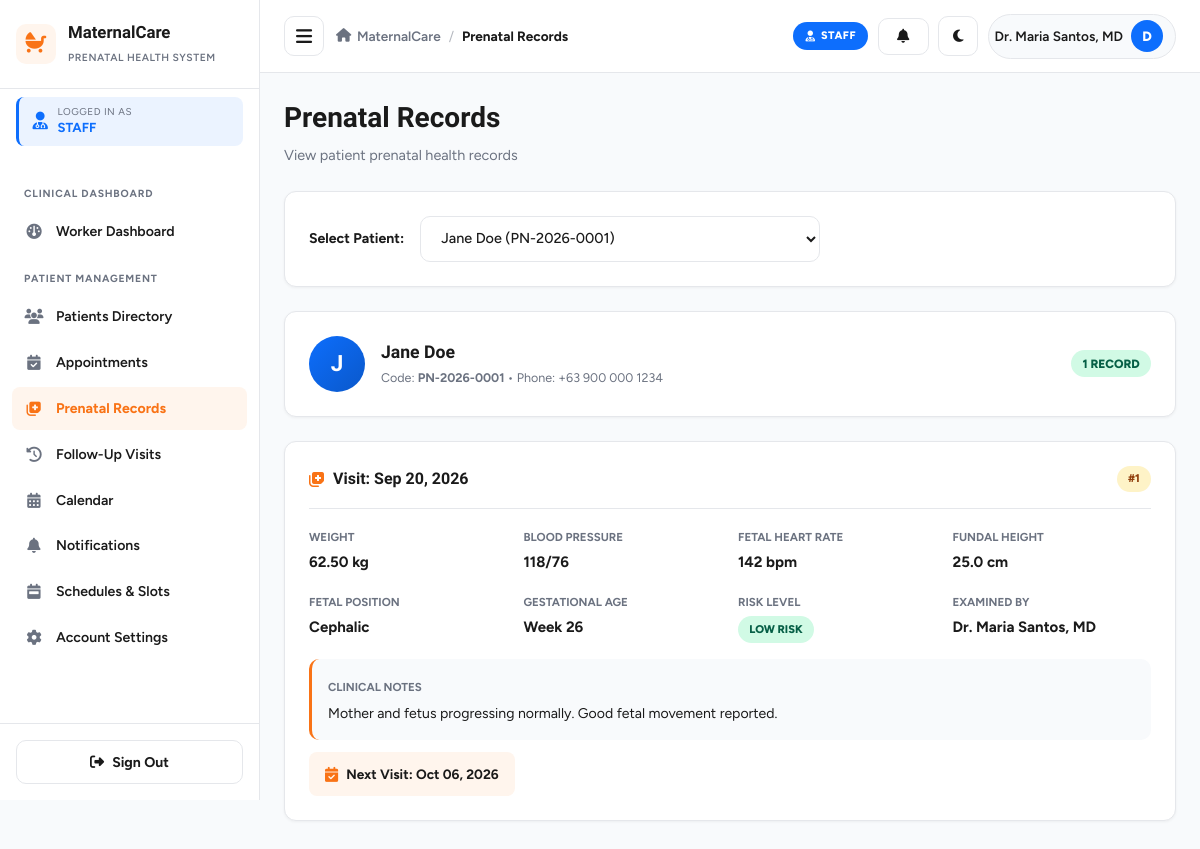
The page /worker/prenatal_records.php?patient_id=1 (signed in) on the database its author committed.
### tables this page shows
CREATE TABLE IF NOT EXISTS `patients` (
    `id` INT AUTO_INCREMENT PRIMARY KEY,
    `user_id` INT NOT NULL,
    `patient_code` VARCHAR(20) NOT NULL UNIQUE,
    `dob` DATE DEFAULT NULL,
    `address` TEXT DEFAULT NULL,
    `blood_type` VARCHAR(5) DEFAULT 'A+',
    `emergency_contact_name` VARCHAR(100) DEFAULT NULL,
    `emergency_contact_phone` VARCHAR(20) DEFAULT NULL,
    `lmp` DATE DEFAULT NULL,
    `edd` DATE DEFAULT NULL,
    `gravida` INT DEFAULT 1,
    `para` INT DEFAULT 0,
    `abortus` INT DEFAULT 0,
    `medical_history` TEXT DEFAULT NULL,
    `created_at` TIMESTAMP DEFAULT CURRENT_TIMESTAMP,
    FOREIGN KEY (`user_id`) REFERENCES `users`(`id`) ON DELETE CASCADE
);

CREATE TABLE IF NOT EXISTS `users` (
    `id` INT AUTO_INCREMENT PRIMARY KEY,
    `username` VARCHAR(50) NOT NULL UNIQUE,
    `email` VARCHAR(100) NOT NULL UNIQUE,
    `password` VARCHAR(255) NOT NULL,
    `role` ENUM('patient', 'healthcare_worker', 'admin') NOT NULL DEFAULT 'patient',
    `full_name` VARCHAR(100) NOT NULL,
    `phone` VARCHAR(20) DEFAULT NULL,
    `status` ENUM('active', 'inactive', 'archived') NOT NULL DEFAULT 'active',
    `address` TEXT DEFAULT NULL,
    `avatar` VARCHAR(255) DEFAULT NULL,
    `room` VARCHAR(100) DEFAULT NULL,
    `deleted_at` TIMESTAMP NULL DEFAULT NULL,
    `created_at` TIMESTAMP DEFAULT CURRENT_TIMESTAMP,
    `updated_at` TIMESTAMP DEFAULT CURRENT_TIMESTAMP ON UPDATE CURRENT_TIMESTAMP
);

CREATE TABLE IF NOT EXISTS `prenatal_records` (
    `id` INT AUTO_INCREMENT PRIMARY KEY,
    `patient_id` INT NOT NULL,
    `appointment_id` INT DEFAULT NULL,
    `healthcare_worker_id` INT NOT NULL,
    `visit_date` DATE NOT NULL,
    `gestational_age_weeks` INT NOT NULL DEFAULT 4,
    `weight_kg` DECIMAL(5,2) DEFAULT NULL,
    `systolic_bp` INT DEFAULT NULL,
    `diastolic_bp` INT DEFAULT NULL,
    `fundal_height_cm` DECIMAL(4,1) DEFAULT NULL,
    `fetal_heart_rate` INT DEFAULT NULL,
    `fetal_presentation` VARCHAR(50) DEFAULT 'Cephalic',
    `edema` ENUM('none', 'mild', 'moderate', 'severe') DEFAULT 'none',
    `urine_protein` VARCHAR(20) DEFAULT 'Negative',
    `urine_sugar` VARCHAR(20) DEFAULT 'Negative',
    `hemoglobin_level` DECIMAL(4,1) DEFAULT NULL,
    `vitamins_prescribed` TEXT DEFAULT NULL,
    `iron_folic_given` VARCHAR(255) DEFAULT NULL,
    `tetanus_vaccine_given` VARCHAR(100) DEFAULT NULL,
    `risk_assessment` ENUM('low_risk', 'moderate_risk', 'high_risk') DEFAULT 'low_risk',
    `clinical_notes` TEXT DEFAULT NULL,
    `next_visit_date` DATE DEFAULT NULL,
    `created_at` TIMESTAMP DEFAULT CURRENT_TIMESTAMP,
    FOREIGN KEY (`patient_id`) REFERENCES `patients`(`id`) ON DELETE CASCADE,
    FOREIGN KEY (`appointment_id`) REFERENCES `appointments`(`id`) ON DELETE SET NULL,
    FOREIGN KEY (`healthcare_worker_id`) REFERENCES `users`(`id`) ON DELETE RESTRICT
);

### config/config.php (called while the page is built, shortened)
<?php
function sanitize($data) {
    return htmlspecialchars(trim((string)$data), ENT_QUOTES, 'UTF-8');
}
function formatDate($dateStr, $format = 'M d, Y') {
    return date($format, strtotime($dateStr));
}

### worker/prenatal_records.php (the view, shortened to what this page needs)
<?php
require_once __DIR__ . '/../config/config.php';
$selectedPatientId = (int)($_GET['patient_id'] ?? 0);
try {
    $db = getDB();
    $stmt = $db->prepare("
        SELECT DISTINCT p.id, p.patient_code, u.full_name
        FROM patients p
        JOIN users u ON p.user_id = u.id
        JOIN prenatal_records pr ON pr.patient_id = p.id
        ORDER BY u.full_name ASC
    ");
    $stmt->execute();
    $patients = $stmt->fetchAll();
    $records = [];
    $selectedPatient = null;
    if ($selectedPatientId > 0) {
        $stmt = $db->prepare("
            SELECT p.*, u.full_name, u.phone
            FROM patients p
            JOIN users u ON p.user_id = u.id
            WHERE p.id = ?
        ");
        $stmt->execute([$selectedPatientId]);
        $selectedPatient = $stmt->fetch();
        if ($selectedPatient) {
            $stmt = $db->prepare("
                SELECT pr.*, u.full_name as examiner_name
                FROM prenatal_records pr
                LEFT JOIN users u ON pr.healthcare_worker_id = u.id
                WHERE pr.patient_id = ?
                ORDER BY pr.visit_date DESC, pr.created_at DESC
            ");
            $stmt->execute([$selectedPatientId]);
            $records = $stmt->fetchAll();
        }
    }
} catch (Exception $e) {
    die("Error loading prenatal records: " . $e->getMessage());
}
include __DIR__ . '/../includes/header.php';
?>
<div class="page-header">
    <div class="page-title">
        <h1>Prenatal Records</h1>
        <p>View patient prenatal health records</p>
    </div>
</div>
<div class="dashboard-card" style="padding:1.5rem; margin-bottom:1.5rem;">
    <form method="GET" action="" style="display:flex; gap:1rem; flex-wrap:wrap; align-items:center;">
        <label style="font-weight:700; font-size:0.88rem;">Select Patient:</label>
        <select name="patient_id" class="form-control" style="max-width:400px;" onchange="this.form.submit()">
            <?php foreach ($patients as $p): ?>
                <option value="<?php echo (int)$p['id']; ?>" <?php echo $selectedPatientId === (int)$p['id'] ? 'selected' : ''; ?>>
                    <?php echo sanitize($p['full_name']); ?> (<?php echo sanitize($p['patient_code']); ?>)
                </option>
            <?php endforeach; ?>
        </select>
    </form>
</div>
<?php if ($selectedPatient): ?>
    <div class="dashboard-card" style="padding:1.5rem; margin-bottom:1.5rem;">
        <div style="display:flex; align-items:center; gap:1rem;">
            <div style="
                width:56px; height:56px; border-radius:50%;
                background: linear-gradient(135deg, #0d6efd 0%, #0a58ca 100%);
                color:#fff; display:flex; align-items:center; justify-content:center;
                font-family:'Bricolage Grotesque', sans-serif;
                font-size:1.4rem; font-weight:800;
                flex-shrink:0;
            ">
                <?php echo strtoupper(substr($selectedPatient['full_name'], 0, 1)); ?>
            </div>
            <div>
                <h3 style="margin:0; font-size:1.1rem;"><?php echo sanitize($selectedPatient['full_name']); ?></h3>
                <small class="text-muted">
                    Code: <strong><?php echo sanitize($selectedPatient['patient_code']); ?></strong> &bull;
                    Phone: <?php echo sanitize($selectedPatient['phone'] ?? 'N/A'); ?>
                </small>
            </div>
            <span class="badge badge-confirmed" style="margin-left:auto; font-size:0.75rem;">
                <?php echo count($records); ?> record<?php echo count($records) != 1 ? 's' : ''; ?>
            </span>
        </div>
    </div>
    <?php if (count($records) > 0): ?>
        <?php foreach ($records as $index => $record): ?>
            <div class="dashboard-card" style="padding:1.5rem; margin-bottom:1rem;">
                <div style="display:flex; justify-content:space-between; align-items:center; margin-bottom:1rem; padding-bottom:1rem; border-bottom:1px solid var(--border-color);">
                    <h4 style="margin:0; font-size:1rem; display:flex; align-items:center; gap:0.5rem;">
                        <i class="fa-solid fa-notes-medical text-primary"></i>
                        Visit: <?php echo formatDate($record['visit_date'] ?? $record['created_at']); ?>
                    </h4>
                    <span class="badge badge-pending" style="font-size:0.7rem;">#<?php echo count($records) - $index; ?></span>
                </div>
                <div style="display:grid; grid-template-columns: repeat(auto-fit, minmax(160px, 1fr)); gap:1rem;">
                    <div>
                        <small class="text-muted" style="font-size:0.72rem; font-weight:700; text-transform:uppercase;">Weight</small>
                        <p style="margin:0.25rem 0 0 0; font-weight:700;"><?php echo sanitize($record['weight_kg'] ?? 'N/A'); ?> kg</p>
                    </div>
                    <div>
                        <small class="text-muted" style="font-size:0.72rem; font-weight:700; text-transform:uppercase;">Blood Pressure</small>
                        <p style="margin:0.25rem 0 0 0; font-weight:700;">
                            <?php
                            $systolic = $record['systolic_bp'] ?? null;
                            $diastolic = $record['diastolic_bp'] ?? null;
                            echo ($systolic && $diastolic) ? "$systolic/$diastolic" : 'N/A';
                            ?>
                        </p>
                    </div>
                    <div>
                        <small class="text-muted" style="font-size:0.72rem; font-weight:700; text-transform:uppercase;">Fetal Heart Rate</small>
                        <p style="margin:0.25rem 0 0 0; font-weight:700;"><?php echo sanitize($record['fetal_heart_rate'] ?? 'N/A'); ?> bpm</p>
                    </div>
                    <div>
                        <small class="text-muted" style="font-size:0.72rem; font-weight:700; text-transform:uppercase;">Fundal Height</small>
                        <p style="margin:0.25rem 0 0 0; font-weight:700;"><?php echo sanitize($record['fundal_height_cm'] ?? 'N/A'); ?> cm</p>
                    </div>
                    <div>
                        <small class="text-muted" style="font-size:0.72rem; font-weight:700; text-transform:uppercase;">Fetal Position</small>
                        <p style="margin:0.25rem 0 0 0; font-weight:700;"><?php echo sanitize($record['fetal_presentation'] ?? 'N/A'); ?></p>
                    </div>
                    <div>
                        <small class="text-muted" style="font-size:0.72rem; font-weight:700; text-transform:uppercase;">Gestational Age</small>
                        <p style="margin:0.25rem 0 0 0; font-weight:700;">Week <?php echo sanitize($record['gestational_age_weeks'] ?? 'N/A'); ?></p>
                    </div>
                    <div>
                        <small class="text-muted" style="font-size:0.72rem; font-weight:700; text-transform:uppercase;">Risk Level</small>
                        <p style="margin:0.25rem 0 0 0;">
                            <?php
                            $risk = strtolower($record['risk_assessment'] ?? 'low_risk');
                            $badgeClass = 'badge-confirmed';
                            ?>
                            <span class="badge <?php echo $badgeClass; ?>" style="font-size:0.7rem;">
                                <?php echo strtoupper(str_replace('_', ' ', $risk)); ?>
                            </span>
                        </p>
                    </div>
                    <div>
                        <small class="text-muted" style="font-size:0.72rem; font-weight:700; text-transform:uppercase;">Examined By</small>
                        <p style="margin:0.25rem 0 0 0; font-weight:700;"><?php echo sanitize($record['examiner_name'] ?? 'N/A'); ?></p>
                    </div>
                </div>
                <?php if (!empty($record['clinical_notes'])): ?>
                    <div style="margin-top:1rem; padding:1rem; background:var(--bg-body); border-radius:10px; border-left:3px solid var(--primary);">
                        <small class="text-muted" style="font-size:0.72rem; font-weight:700; text-transform:uppercase;">Clinical Notes</small>
                        <p style="margin:0.35rem 0 0 0; font-size:0.88rem;"><?php echo nl2br(sanitize($record['clinical_notes'])); ?></p>
                    </div>
                <?php endif; ?>
                <?php if (!empty($record['next_visit_date'])): ?>
                    <div style="margin-top:0.75rem; padding:0.75rem 1rem; background:#fff5ed; border-radius:8px; display:inline-flex; align-items:center; gap:0.5rem;">
                        <i class="fa-solid fa-calendar-check text-primary"></i>
                        <span style="font-size:0.85rem; font-weight:700;">
                            Next Visit: <?php echo formatDate($record['next_visit_date']); ?>
                        </span>
                    </div>
                <?php endif; ?>
            </div>
        <?php endforeach; ?>
    <?php endif; ?>
<?php endif; ?>
<?php include __DIR__ . '/../includes/footer.php'; ?>

### assets/css/style.css (style rules this page uses)
:root { --primary: #f97316; --primary-dark: #ea580c; --primary-light: #fff5ed; --success: #10b981; --warning: #f59e0b; --danger: #dc3545; --info: #0d6efd; --bg-body: #f8fafc; --surface: #ffffff; --text-dark: #1a1a1a; --text-muted: #6b7280; --border-color: #e5e7eb; --radius-sm: 8px; --radius-md: 12px; --radius-lg: 16px; --shadow-sm: 0 1px 3px rgba(0, 0, 0, 0.05); --shadow-md: 0 4px 12px rgba(0, 0, 0, 0.08); --shadow-lg: 0 10px 30px rgba(0, 0, 0, 0.12); --transition: all 0.25s ease; --sidebar-width: 260px; }
* { margin: 0; padding: 0; box-sizing: border-box; }
html, body { max-width: 100%; overflow-x: hidden; }
body { font-family: 'Figtree', -apple-system, BlinkMacSystemFont, 'Segoe UI', sans-serif; background: var(--bg-body); color: var(--text-dark); line-height: 1.5; font-size: 15px; transition: background 0.3s ease, color 0.3s ease; }
h1, h2, h3, h4, h5, h6 { font-family: 'Bricolage Grotesque', 'Figtree', sans-serif; font-weight: 700; color: var(--text-dark); }
.page-header { display: flex; justify-content: space-between; align-items: flex-start; gap: 1rem; margin-bottom: 1.5rem; flex-wrap: wrap; }
.page-header h1 { font-size: 1.75rem; margin-bottom: 0.35rem; }
.page-header p { color: var(--text-muted); font-size: 0.9rem; }
.dashboard-card { background: var(--surface); border: 1px solid var(--border-color); border-radius: var(--radius-md); padding: 1.5rem; box-shadow: var(--shadow-sm); transition: background 0.3s ease, border-color 0.3s ease; }
.form-control { width: 100%; padding: 0.75rem 1rem; border: 1.5px solid var(--border-color); border-radius: 10px; background: var(--surface); color: var(--text-dark); font-family: inherit; font-size: 0.9rem; font-weight: 500; transition: var(--transition); outline: none; }
.form-control::placeholder { color: var(--text-muted); }
.badge { display: inline-block; padding: 0.3rem 0.7rem; border-radius: 20px; font-size: 0.7rem; font-weight: 800; text-transform: uppercase; }
.badge-confirmed { background: #d1fae5; color: #065f46; }
.badge-pending { background: #fef3c7; color: #92400e; }
.text-muted { color: var(--text-muted); }
.text-primary { color: var(--primary); }

### rows shown on the page
patients: user.full_name "J", user.full_name "Jane Doe", patient_code "PN-2026-0001", user.phone "+63 900 000 1234"
prenatal_records: visit_date "Sep 20, 2026", count($records) - $index "1", weight_kg "62.50", systolic_bp "118", diastolic_bp "76", fetal_heart_rate "142", fundal_height_cm "25.0", fetal_presentation "Cephalic", gestational_age_weeks "26", risk_assessment "LOW RISK", healthcare_worker.full_name "Dr. Maria Santos, MD", clinical_notes "Mother and fetus progressing normally. Good fetal movement reported.", next_visit_date "Oct 06, 2026"

### other values the page prints
$role['label'] "STAFF"
$item['section'] "CLINICAL DASHBOARD"
$item['label'] "Worker Dashboard"
$item['section'] "PATIENT MANAGEMENT"
$item['label'] "Patients Directory"
$item['label'] "Appointments"
$item['label'] "Prenatal Records"
$item['label'] "Follow-Up Visits"
$item['label'] "Calendar"
$item['label'] "Notifications"
$item['label'] "Schedules & Slots"
$item['label'] "Account Settings"
$pageTitle "Prenatal Records"
$currentName "Dr. Maria Santos, MD"
$userInitial "D"
